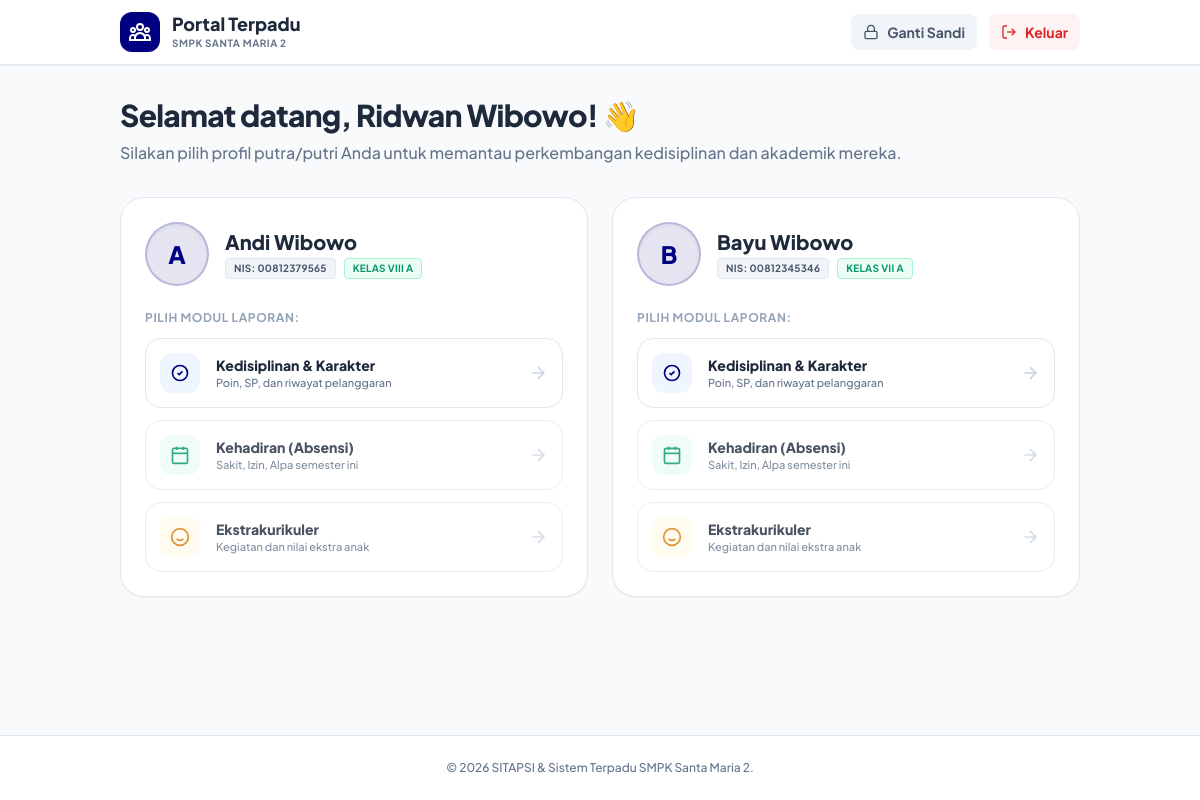
The app's page /ortu/dashboard.php (signed in) with its own data.
### tables this page shows
CREATE TABLE `tb_siswa` (
  `no_induk` varchar(50) NOT NULL,
  `nama_siswa` varchar(100) NOT NULL,
  `jenis_kelamin` enum('L','P') NOT NULL,
  `kota` varchar(100) DEFAULT NULL,
  `tanggal_lahir` date DEFAULT NULL,
  `alamat` text DEFAULT NULL,
  `nama_ayah` varchar(150) DEFAULT NULL,
  `pekerjaan_ayah` varchar(100) DEFAULT NULL,
  `nama_ibu` varchar(150) DEFAULT NULL,
  `pekerjaan_ibu` varchar(100) DEFAULT NULL,
  `no_hp_ortu` varchar(15) DEFAULT NULL,
  `id_ortu` int(11) DEFAULT NULL,
  `status_aktif` enum('Aktif','Lulus','Keluar','Dikeluarkan') DEFAULT 'Aktif'
);

CREATE TABLE `tb_kelas` (
  `id_kelas` int(11) NOT NULL,
  `nama_kelas` varchar(10) NOT NULL,
  `tingkat` int(11) NOT NULL
);

### config/database.php (called while the page is built, shortened)
<?php
function getDBConnection()
{
    static $pdo = null;
    if ($pdo === null) {
        try {
            $dsn = "mysql:host=" . DB_HOST . ";dbname=" . DB_NAME . ";charset=" . DB_CHARSET;
            $options = [
                PDO::ATTR_ERRMODE => PDO::ERRMODE_EXCEPTION,
                PDO::ATTR_DEFAULT_FETCH_MODE => PDO::FETCH_ASSOC,
                PDO::ATTR_EMULATE_PREPARES => false,
                PDO::MYSQL_ATTR_INIT_COMMAND => "SET NAMES " . DB_CHARSET
            ];
            $pdo = new PDO($dsn, DB_USER, DB_PASS, $options);
        } catch (PDOException $e) {
            error_log("Database Connection Error: " . $e->getMessage());
            die("Koneksi database gagal. Silakan hubungi administrator.");
        }
    }
    return $pdo;
}
function executeQuery($sql, $params = [])
{
    $pdo = getDBConnection();
    $stmt = $pdo->prepare($sql);
    $stmt->execute($params);
    return $stmt;
}
function fetchOne($sql, $params = [])
{
    $stmt = executeQuery($sql, $params);
    return $stmt->fetch();
}
function fetchAll($sql, $params = [])
{
    $stmt = executeQuery($sql, $params);
    return $stmt->fetchAll();
}
?>

### ortu/dashboard.php (the view, shortened to what this page needs)
<?php
require_once '../config/database.php';
$id_ortu = $_SESSION['ortu_id'];
$nama_ortu = $_SESSION['nama_user'];
$tahun_aktif = fetchOne("SELECT id_tahun, nama_tahun, semester_aktif FROM tb_tahun_ajaran WHERE status = 'Aktif' LIMIT 1");
$anak_list = [];
if ($tahun_aktif) {
    $anak_list = fetchAll("
        SELECT
            s.no_induk,
            s.nama_siswa,
            s.jenis_kelamin,
            s.status_aktif,
            k.nama_kelas
        FROM tb_siswa s
        LEFT JOIN tb_anggota_kelas a ON s.no_induk = a.no_induk AND a.id_tahun = :id_tahun
        LEFT JOIN tb_kelas k ON a.id_kelas = k.id_kelas
        WHERE s.id_ortu = :id_ortu
        ORDER BY
            CASE WHEN s.status_aktif = 'Aktif' THEN 1 ELSE 2 END ASC,
            s.tanggal_lahir ASC -- Urutkan dari kakak (paling tua) ke adik
    ", [
        'id_tahun' => $tahun_aktif['id_tahun'],
        'id_ortu' => $id_ortu
    ]);
}
?>
<!DOCTYPE html>
<html lang="id">
<head>
    <script src="https://cdn.tailwindcss.com"></script>
</head>
<body class="bg-slate-50 min-h-screen flex flex-col">
    <nav class="bg-white border-b border-slate-200 sticky top-0 z-50 shadow-sm">
        <div class="max-w-5xl mx-auto px-4 sm:px-6 lg:px-8">
            <div class="flex justify-between h-16 items-center">
                <div class="flex items-center space-x-3">
                    <div class="w-10 h-10 bg-[#000080] rounded-xl flex items-center justify-center text-white shadow-sm">
                    </div>
                    <div>
                        <h1 class="text-lg font-extrabold text-slate-800 leading-tight">Portal Terpadu</h1>
                        <p class="text-[10px] font-bold text-slate-500 uppercase tracking-wider hidden sm:block">SMPK Santa Maria 2</p>
                    </div>
                </div>
                <div class="flex items-center space-x-2 sm:space-x-3">
                    <button onclick="openPasswordModal()" class="flex items-center px-3 py-2 text-sm font-bold text-slate-600 bg-slate-100 hover:bg-slate-200 rounded-lg transition-colors">
                        <svg class="w-4 h-4 sm:mr-2" fill="none" stroke="currentColor" viewBox="0 0 24 24" stroke-width="2"><rect x="3" y="11" width="18" height="11" rx="2" ry="2"></rect><path d="M7 11V7a5 5 0 0 1 10 0v4"></path></svg>
                        <span class="hidden sm:inline">Ganti Sandi</span>
                    </button>
                    <a href="actions/logout_ortu.php" onclick="return confirm('Yakin ingin keluar dari portal?')" class="flex items-center px-3 py-2 text-sm font-bold text-red-600 bg-red-50 hover:bg-red-100 rounded-lg transition-colors">
                        <svg class="w-4 h-4 sm:mr-2" fill="none" stroke="currentColor" viewBox="0 0 24 24" stroke-width="2"><path d="M9 21H5a2 2 0 0 1-2-2V5a2 2 0 0 1 2-2h4"></path><polyline points="16 17 21 12 16 7"></polyline><line x1="21" y1="12" x2="9" y2="12"></line></svg>
                        <span class="hidden sm:inline">Keluar</span>
                    </a>
                </div>
            </div>
        </div>
    </nav>
    <main class="flex-1 max-w-5xl mx-auto w-full px-4 sm:px-6 lg:px-8 py-8">
        <div class="mb-8">
            <h2 class="text-3xl font-extrabold text-slate-800 tracking-tight">Selamat datang, <?= htmlspecialchars($nama_ortu) ?>! 👋</h2>
            <p class="text-slate-500 font-medium mt-2 text-sm lg:text-base">Silakan pilih profil putra/putri Anda untuk memantau perkembangan kedisiplinan dan akademik mereka.</p>
        </div>
        <?php if (empty($anak_list)): ?>
            <div class="bg-white border border-slate-200 rounded-2xl p-10 text-center shadow-sm">
                <div class="w-20 h-20 bg-slate-100 rounded-full flex items-center justify-center mx-auto mb-4 text-slate-400">
                    <svg class="w-10 h-10" fill="none" stroke="currentColor" viewBox="0 0 24 24"><path stroke-linecap="round" stroke-linejoin="round" stroke-width="2" d="M12 4.354a4 4 0 110 5.292M15 21H3v-1a6 6 0 0112 0v1zm0 0h6v-1a6 6 0 00-9-5.197M13 7a4 4 0 11-8 0 4 4 0 018 0z"></path></svg>
                </div>
                <h3 class="text-lg font-extrabold text-slate-800 mb-2">Belum Ada Data Anak</h3>
                <p class="text-slate-500 text-sm">Akun Anda belum terhubung dengan data siswa mana pun. Silakan hubungi Wali Kelas atau Admin Tata Usaha sekolah untuk menautkan data.</p>
            </div>
        <?php else: ?>
            <div class="grid grid-cols-1 md:grid-cols-2 gap-6">
                <?php foreach ($anak_list as $anak): ?>
                <div class="bg-white border border-slate-200 rounded-3xl p-6 shadow-sm hover:shadow-md transition-shadow relative overflow-hidden group">
                    <div class="absolute top-0 right-0 w-32 h-32 bg-slate-50 rounded-full transform translate-x-10 -translate-y-10 group-hover:scale-150 transition-transform duration-500 ease-out -z-10"></div>
                    <div class="flex items-center space-x-4 mb-6 relative z-10 <?= $anak['status_aktif'] !== 'Aktif' ? 'opacity-60' : '' ?>">
                        <div class="w-16 h-16 bg-[#000080]/10 border-2 border-[#000080]/20 rounded-full flex items-center justify-center text-[#000080] font-extrabold text-2xl shadow-inner flex-shrink-0 overflow-hidden">
                            <?= strtoupper(substr($anak['nama_siswa'], 0, 1)) ?>
                        </div>
                        <div>
                            <h3 class="text-xl font-extrabold text-slate-800 leading-tight"><?= htmlspecialchars($anak['nama_siswa']) ?></h3>
                            <div class="flex items-center mt-1 space-x-2">
                                <span class="px-2 py-0.5 bg-slate-100 text-slate-600 rounded text-[10px] font-bold uppercase tracking-wide border border-slate-200">NIS: <?= htmlspecialchars($anak['no_induk']) ?></span>
                                <span class="px-2 py-0.5 <?= $anak['nama_kelas'] ? 'bg-emerald-50 text-emerald-600 border-emerald-200' : 'bg-slate-100 text-slate-500 border-slate-200' ?> rounded text-[10px] font-bold uppercase tracking-wide border">
                                    <?= $anak['nama_kelas'] ? 'Kelas ' . htmlspecialchars($anak['nama_kelas']) : 'Tidak Aktif di Kelas' ?>
                                </span>
                            </div>
                        </div>
                    </div>
                    <div class="space-y-3 relative z-10 <?= $anak['status_aktif'] !== 'Aktif' ? 'opacity-80' : '' ?>">
                        <p class="text-xs font-bold text-slate-400 uppercase tracking-wider mb-2">Pilih Modul Laporan:</p>
                        <a href="tatib/detail_anak.php?induk=<?= urlencode($anak['no_induk']) ?>" class="flex items-center p-3.5 bg-white border border-slate-200 hover:border-[#000080] hover:shadow-md rounded-2xl transition-all group/btn">
                            <div class="w-10 h-10 rounded-xl bg-blue-50 text-[#000080] flex items-center justify-center mr-4 group-hover/btn:scale-110 transition-transform">
                                <svg class="w-5 h-5" fill="none" stroke="currentColor" viewBox="0 0 24 24" stroke-width="2"><path d="M9 12l2 2 4-4m6 2a9 9 0 11-18 0 9 9 0 0118 0z"></path></svg>
                            </div>
                            <div class="flex-1">
                                <h4 class="text-sm font-extrabold text-slate-800">Kedisiplinan & Karakter</h4>
                                <p class="text-[11px] font-medium text-slate-500">Poin, SP, dan riwayat pelanggaran</p>
                            </div>
                            <svg class="w-5 h-5 text-slate-300 group-hover/btn:text-[#000080] transform group-hover/btn:translate-x-1 transition-all" fill="none" stroke="currentColor" viewBox="0 0 24 24" stroke-width="2"><path d="M5 12h14M12 5l7 7-7 7"></path></svg>
                        </a>
                        <a href="#" onclick="alert('Fitur Absensi sedang dikembangkan oleh tim.')" class="flex items-center p-3.5 bg-white border border-slate-200 hover:border-emerald-500 hover:shadow-md rounded-2xl transition-all group/btn opacity-80">
                            <div class="w-10 h-10 rounded-xl bg-emerald-50 text-emerald-600 flex items-center justify-center mr-4 group-hover/btn:scale-110 transition-transform">
                                <svg class="w-5 h-5" fill="none" stroke="currentColor" viewBox="0 0 24 24" stroke-width="2"><rect x="3" y="4" width="18" height="18" rx="2" ry="2"></rect><line x1="16" y1="2" x2="16" y2="6"></line><line x1="8" y1="2" x2="8" y2="6"></line><line x1="3" y1="10" x2="21" y2="10"></line></svg>
                            </div>
                            <div class="flex-1">
                                <h4 class="text-sm font-extrabold text-slate-800">Kehadiran (Absensi)</h4>
                                <p class="text-[11px] font-medium text-slate-500">Sakit, Izin, Alpa semester ini</p>
                            </div>
                            <svg class="w-5 h-5 text-slate-300 group-hover/btn:text-emerald-500 transform group-hover/btn:translate-x-1 transition-all" fill="none" stroke="currentColor" viewBox="0 0 24 24" stroke-width="2"><path d="M5 12h14M12 5l7 7-7 7"></path></svg>
                        </a>
                        <a href="#" onclick="alert('Fitur Ekstrakurikuler sedang dikembangkan oleh tim.')" class="flex items-center p-3.5 bg-white border border-slate-200 hover:border-amber-500 hover:shadow-md rounded-2xl transition-all group/btn opacity-80">
                            <div class="w-10 h-10 rounded-xl bg-amber-50 text-amber-600 flex items-center justify-center mr-4 group-hover/btn:scale-110 transition-transform">
                                <svg class="w-5 h-5" fill="none" stroke="currentColor" viewBox="0 0 24 24" stroke-width="2"><circle cx="12" cy="12" r="10"></circle><path d="M8 14s1.5 2 4 2 4-2 4-2"></path><line x1="9" y1="9" x2="9.01" y2="9"></line><line x1="15" y1="9" x2="15.01" y2="9"></line></svg>
                            </div>
                            <div class="flex-1">
                                <h4 class="text-sm font-extrabold text-slate-800">Ekstrakurikuler</h4>
                                <p class="text-[11px] font-medium text-slate-500">Kegiatan dan nilai ekstra anak</p>
                            </div>
                            <svg class="w-5 h-5 text-slate-300 group-hover/btn:text-amber-500 transform group-hover/btn:translate-x-1 transition-all" fill="none" stroke="currentColor" viewBox="0 0 24 24" stroke-width="2"><path d="M5 12h14M12 5l7 7-7 7"></path></svg>
                        </a>
                    </div>
                </div>
                <?php endforeach; ?>
            </div>
        <?php endif; ?>
    </main>
    <footer class="bg-white border-t border-slate-200 py-6 mt-auto">
        <div class="max-w-5xl mx-auto px-4 text-center">
            <p class="text-xs text-slate-500 font-medium">&copy; <?= date('Y') ?> SITAPSI & Sistem Terpadu SMPK Santa Maria 2.</p>
        </div>
    </footer>
</body>
</html>

### ortu/dashboard.php (style rules this page uses)
body { font-family: 'Plus Jakarta Sans', sans-serif; }

### records on screen
tb_siswa: nama_siswa "A", nama_siswa "Andi Wibowo", no_induk "00812379565", tb_kelas.nama_kelas "VIII A"
tb_siswa: nama_siswa "B", nama_siswa "Bayu Wibowo", no_induk "00812345346", tb_kelas.nama_kelas "VII A"

### other values on screen
$nama_ortu "Ridwan Wibowo"
